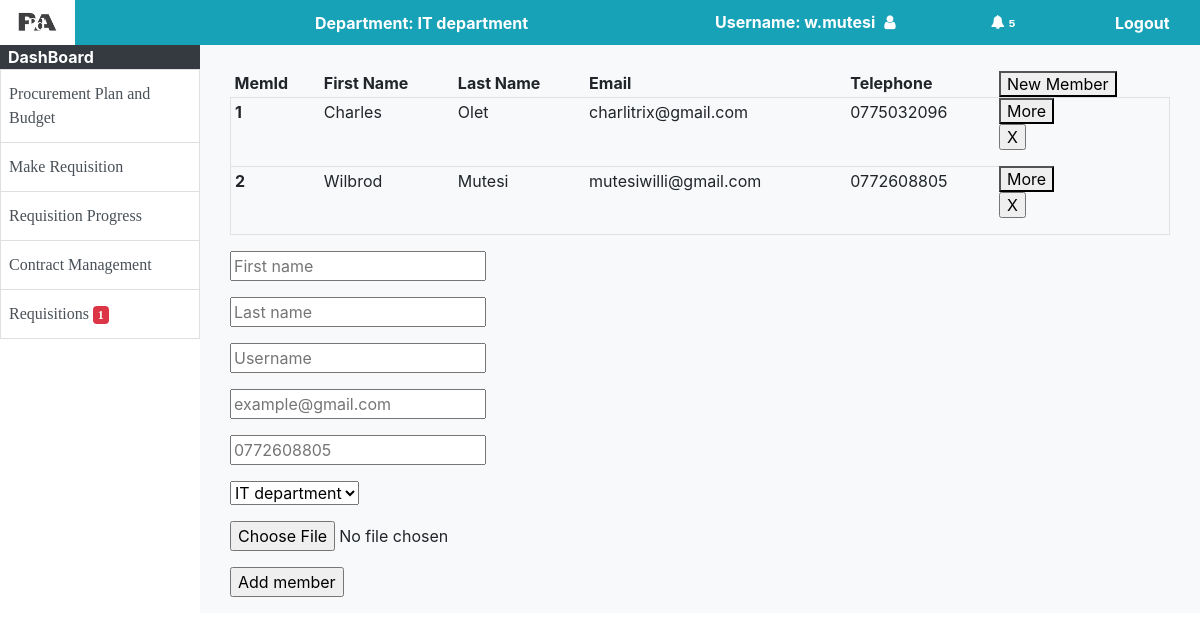
The page /procurement/members/ (signed in) on the database as committed earlier.
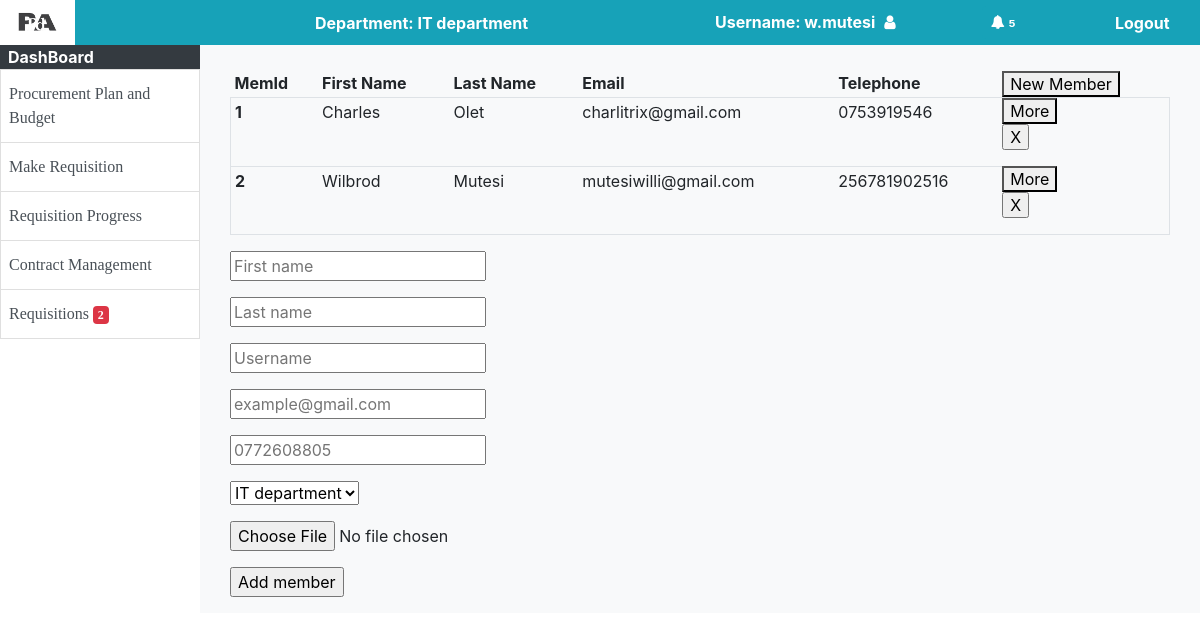
The same page on the database as committed later.
### procurement/models.py (models this page shows, shortened)
class Member(models.Model):
    first_name = models.CharField(max_length=15)
    last_name = models.CharField(max_length=15)
    title = models.CharField(max_length=30, default="")
    username = models.CharField(max_length=15, default="", unique=True)
    email = models.EmailField()
    telephone = models.CharField(max_length=15)
    user_department_id = models.ForeignKey(UserDepartment, on_delete=models.CASCADE)

### procurement/views.py (the view)
# urls.py: path('members/', views.members, name="members"),
@RequisitionStatus
@login_required
def members(request, requisitions):
    members = Member.objects.all()
    user_departments = UserDepartment.objects.all()
    context = {
        'pending_count': pending(request,requisitions),
        'members':members,
        'user_departments':user_departments
    }
    return render(request, "procurement/members-table.html", context)

### procurement/models.py (called while the page is built)
    def __str__(self):
        return self.department_name

    def __call__(self,*args,**kwargs):
        return self.func(*args, *kwargs, self.requisitions)

### procurement/views.py (called while the page is built, shortened)
def pending(request,requisitions):
    if request.user.profile.role == "member" or request.user.profile.role == "hod":
        reqs = [
                req for req in requisitions if(
                    request.user.profile.member.user_department_id.department_name ==
                    req.user_department_id.department_name ) and (
                        req.member_confirmation == False or
                        req.hod_confirmation == False or
                        req.date_of_submission == None
                    ) and(request.user.profile.member.user_department_id.department_name ==
                    req.user_department_id.department_name)
            ]
        return len(reqs)

### procurement/templates/procurement/members-table.html (shortened to what this page needs)
{% extends 'procurement/HOD-base.html' %}
{% block content %}
<div class="container-fluid">
    <table class="table table-hover">
      <thead class="bg-faded">
          <th class="p-1 border-0" scope="col">MemId</th>
          <th class="p-1 border-0" scope="col">First Name</th>
          <th class="p-1 border-0" scope="col">Last Name</th>
          <th class="p-1 border-0" scope="col">Email</th>
          <th class="p-1 border-0" scope="col">Telephone</th>
          <th class="p-0 border-0" scope="col"><button>New Member</button></th>
      </thead>
      <tbody class="border">
        {% for member in members %}
          <tr style="cursor: pointer">
            <th scope="row" class="p-1">{{ member.id }}</th>
            <td class="p-1">{{ member.first_name }}</td>
            <td class="p-1">{{ member.last_name }}</td>
            <td class="p-1">{{ member.email }}</td>
            <td class="p-1">{{ member.telephone }}</td>
            <td class="p-0 border-0"><button>More</button>
              <form method="GET" action="{% url 'procurement:removeMember' %}">
                <input type="submit" value="X">
              </form>
            </td>
          </tr>
        {% endfor %}
        </tbody>
    </table>
        <div>
            <form method="POST" action="{% url 'procurement:addMember' %}">
              <p><input type="text" name="first_name" placeholder="First name" required/></p>
              <p><input type="text" name="last_name" placeholder="Last name" required/></p>
              <p><input type="text" name="username" placeholder="Username" required/></p>
              <p><input type="email" name="email" placeholder="example@gmail.com" required/></p>
              <p><input type="text" name="number" placeholder="0772608805" required/></p>
              <p>
                  <select name="department">
                    {% for department in user_departments %}
                      <option value="{{ department }}">{{ department }}</option>
                    {% endfor %}
                  </select>
              </p>
              <p><input type="file" name="file" required/></p>
              <p><input type="submit" value="Add member"></p>
            </form>
        </div>
</div>
{% endblock %}

### procurement/templates/procurement/HOD-base.html (shortened to what the changed rows need)
{% load staticfiles %}
<html>
	<head>
		<link rel="stylesheet" type="text/css" href="{% static 'css/bootstrap.min.css' %}">
		<link rel="stylesheet" type="text/css" href="{% static 'css/style.css' %}">
		<link rel="stylesheet" type="text/css" href="{% static 'css/font-awesome.min.css' %}">
	</head>
	<body>
		<div class="container col-12">
			<div class="row" style="min-height:650">
				<div class="col-md-2 bg-white h-100 p-0 fixed" style="top:45;">
					{% if user.is_authenticated %}
						{% if user.profile.role == 'hod' %}
							<div class="list-group" style="font-family: 'Times New Roman', Times, serif;">
								<a href="{% url 'procurement:view_requisitions' %}" class="list-group-item list-group-item-action px-2" style="border-radius: 0px;">
									{% if pending_count == 0 %}
										Requisitions
									{% else %}
										Requisitions <span class="badge badge-light bg-danger text-white">{{ pending_count }}</span>
									{% endif %}
								</a>
								<a href="#" class="list-group-item list-group-item-action px-2" style="border-radius: 0px;">
									Procurement Plan and Budget
								</a>
								<a href="#" class="list-group-item list-group-item-action px-2" style="border-radius: 0px;">
									Contract management
								</a>
								<a href="#" class="list-group-item list-group-item-action px-2" style="border-radius: 0px;">
									Requisition Progress
								</a>
								<a href="{% url 'procurement:members' %}" class="list-group-item list-group-item-action px-2" style="border-radius: 0px;">
									Add Members
								</a>
							</div>
						{% elif user.profile.role == 'member' %}
							<div class="list-group" style="font-family: 'Times New Roman', Times, serif;">
								<a href="{% url 'procurement:view_requisitions' %}" class="list-group-item list-group-item-action px-2" style="border-radius: 0px;">
									{% if pending_count == 0 %}
										Requisitions
									{% else %}
										Requisitions <span class="badge badge-light bg-danger text-white">{{ pending_count }}</span>
									{% endif %}
								</a>
							</div>
						{% endif %}
					{% endif %}
				</div>
				<div class="col-md-10 bg-light h-100">
					{% block content %}
					{% endblock %}
				</div>
			</div>
		</div>
	</body>
</html>

Rows that differ between the two databases and show on the page:
changed Member "Charles": telephone "0775032096" → "0753919546"
changed Member "Wilbrod": telephone "0772608805" → "256781902516"
Other text that changed with them:
{{ pending_count }}: "1" → "2"
